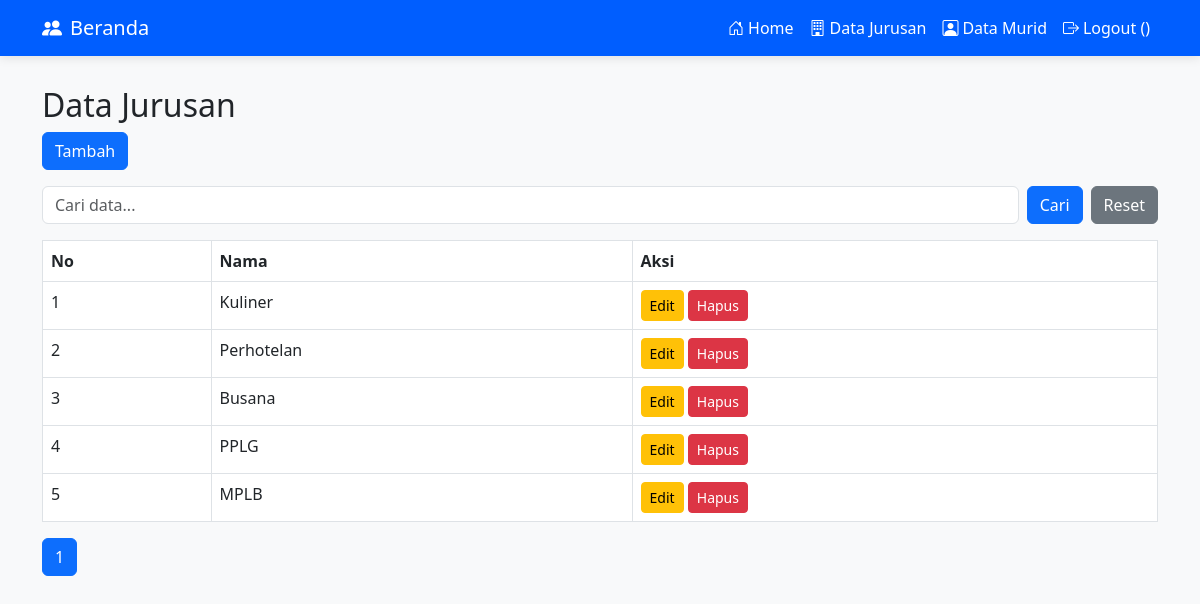
Page /views/jurusan/index.php on the committed database.
### tables this page shows
CREATE TABLE `jurusan` (
  `id` int(11) NOT NULL,
  `nama` varchar(100) NOT NULL
);

### config/Helper.php (called while the page is built, shortened)
<?php
function get($key) {
    return isset($_GET[$key]) ? htmlspecialchars($_GET[$key]) : null;
}
function paginate($totalData, $limit = 10) {
    $page = isset($_GET['page']) ? (int)$_GET['page'] : 1;
    $start = ($page - 1) * $limit;
    $totalPage = ceil($totalData / $limit);
    return [
        'start' => $start,
        'limit' => $limit,
        'current' => $page,
        'total_page' => $totalPage
    ];
}
?>

### models/Jurusan.php (called while the page is built, shortened)
<?php
class Jurusan {
    private $conn;
    private $table = "jurusan";
    public function __construct($db)
    {
        $this->conn = $db;
    }
    public function countAll($keyword = null) {
        if ($keyword) {
            $query = "SELECT COUNT(*) as total
                FROM $this->table
                WHERE nama LIKE ?
                OR nip LIKE ?
                OR jenis_kelamin LIKE ?
                OR jabatan LIKE ?";
            $stmt = $this->conn->prepare($query);
            $like = "%$keyword%";
            $stmt->bind_param("ssss", $like, $like, $like, $like);
            $stmt->execute();
            return $stmt->get_result()->fetch_assoc()['total'];
        } else {
            $query = "SELECT COUNT(*) as total FROM $this->table";
            return $this->conn->query($query)->fetch_assoc()['total'];
        }
    }
    public function getData($start, $limit, $keyword = null) {
        if ($keyword) {
            $query = "SELECT * FROM $this->table
                WHERE nama LIKE ?
                OR nip LIKE ?
                OR jenis_kelamin LIKE ?
                OR jabatan LIKE ?
                LIMIT ?, ?";
            $stmt = $this->conn->prepare($query);
            $like = "%$keyword%";
            $stmt->bind_param("sssii", $like, $like, $like, $like, $start, $limit);
        } else {
            $query = "SELECT * FROM $this->table
                    LIMIT ?, ?";
            $stmt = $this->conn->prepare($query);
            $stmt->bind_param("ii", $start, $limit);
        }
        $stmt->execute();
        return $stmt->get_result();
    }
}
?>

### views/jurusan/index.php (the view, shortened to what this page needs)
<?php
include '../../config/Database.php';
include '../../models/jurusan.php';
include '../../config/Helper.php';
$db = new Database();
$conn = $db->connect();
$keyword = get('search');
$jurusan = new Jurusan($conn);
$totalData = $jurusan->countAll($keyword);
$pagination = paginate($totalData, 10);
$data = $jurusan->getData($pagination['start'], $pagination['limit'], $keyword);
?>
<!DOCTYPE html>
<html>
<head>
    <link href="https://cdn.jsdelivr.net/npm/bootstrap@5.3.0/dist/css/bootstrap.min.css" rel="stylesheet">
    <link rel="stylesheet" href="https://cdn.jsdelivr.net/npm/bootstrap-icons@1.8.1/font/bootstrap-icons.css">
</head>
<body>
    <nav class="navbar navbar-expand-lg navbar-dark">
        <div class="container">
            <a class="navbar-brand" href="../../views/index.php">
                <i class="bi bi-people-fill me-2"></i>Beranda
            </a>
            <div class="collapse navbar-collapse justify-content-end" id="navbarNav">
                <ul class="navbar-nav">
                    <li class="nav-item">
                        <a class="nav-link" aria-current="page" href="../../views/index.php">
                            <i class="bi bi-house-door me-1"></i>Home
                        </a>
                    </li>
                    <li class="nav-item">
                        <a class="nav-link" href="../../views/jurusan/index.php">
                            <i class="bi bi-building me-1"></i>Data Jurusan
                        </a>
                    </li>
                    <li class="nav-item">
                        <a class="nav-link" href="../../views/murid/index.php">
                            <i class="bi bi-person-square me-1"></i>Data Murid
                        </a>
                    </li>
                    <li class="nav-item">
                        <a class="nav-link" href="../../auth/logout.php">
                            <i class="bi bi-box-arrow-right me-1"></i>Logout (<?= htmlspecialchars($_SESSION['username']); ?>)
                        </a>
                    </li>
                </ul>
            </div>
        </div>
    </nav>
    <div class="container main-container">
        <h2>Data Jurusan</h2>
        <a href="tambah.php" class="btn btn-primary mb-3">Tambah</a>
        <form method="GET" class="mb-3 d-flex">
            <input type="text" name="search" class="form-control me-2" placeholder="Cari data..." value="<?= htmlspecialchars($keyword) ?>">
            <button class="btn btn-primary">Cari</button>
            <a href="index.php" class="btn btn-secondary ms-2">Reset</a>
        </form>
        <table class="table table-bordered">
            <tr>
                <th>No</th>
                <th>Nama</th>
                <th>Aksi</th>
            </tr>
            <?php $no = 1; if ($data->num_rows > 0) : ?>
                <?php while($row = $data->fetch_assoc()) : ?>
                <tr>
                    <td><?= $no++ ?></td>
                    <td><?= htmlspecialchars($row['nama']) ?></td>
                    <td>
                        <a href="edit.php?id=<?= $row['id'] ?>" class="btn btn-warning btn-sm">Edit</a>
                        <a href="../../proses/jurusan/hapus.php?id=<?= $row['id'] ?>" class="btn btn-danger btn-sm" onclick="return confirm('Yakin?')">Hapus</a>
                    </td>
                </tr>
                <?php endwhile; ?>
            <?php else: ?>
                <tr>
                    <td colspan="3" class="text-center">Data tidak ditemukan.</td>
                </tr>
            <?php endif; ?>
        </table>
        <nav>
        <ul class="pagination">
        <?php for($i = 1; $i <= $pagination['total_page']; $i++) : ?>
            <li class="page-item <?= $i == $pagination['current'] ? 'active' : '' ?>">
                <a class="page-link"
                    href="?page=<?= $i ?>&search=<?= urlencode($keyword) ?>">
                <?= $i ?>
                </a>
            </li>
        <?php endfor; ?>
        </ul>
        </nav>
    </div>
</body>
</html>

### views/jurusan/index.php (style rules this page uses)
:root { --primary-color: #005effff; --secondary-color: #005effff; }
body { background-color: #f8f9fa; font-family: 'Segoe UI', Tahoma, Geneva, Verdana, sans-serif; }
.navbar { background: linear-gradient(135deg, var(--primary-color) 0%, var(--secondary-color) 100%) !important; box-shadow: 0 2px 10px rgba(0, 0, 0, 0.1); }
.navbar-brand, .nav-link { color: white !important; font-weight: 500; }
.main-container { margin-top: 30px; }

### rows in the picture
jurusan: nama "Kuliner"
jurusan: nama "Perhotelan"
jurusan: nama "Busana"
jurusan: nama "PPLG"
jurusan: nama "MPLB"
